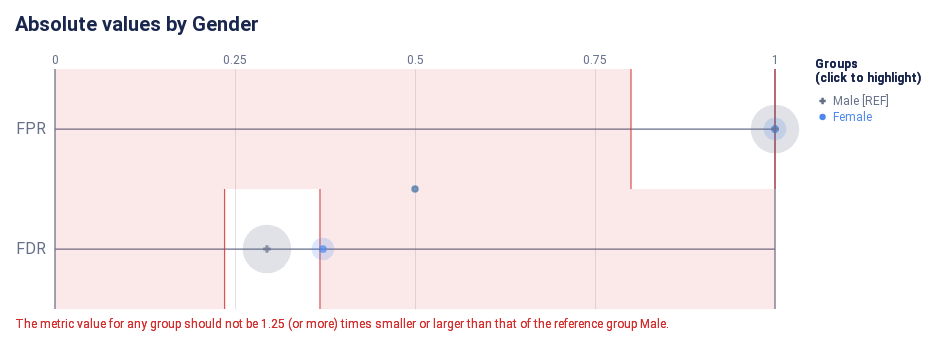

The notebook cell this image was saved under:
### Markdown cell above
#### Check how the fairness threshold maps to the absolute values of each metric

### Code cell
ap.absolute(bdf, metrics, 'Gender', fairness_threshold = disparity_tolerance)

### Figure 1 — Vega-Lite specification as saved in the notebook (floating-point values rounded to 4 significant figures)
{"config": {"view": {"continuousWidth": 300, "continuousHeight": 300, "strokeWidth": 0}, "axisLeft": {"labelColor": "rgb(102, 111, 137)", "labelFont": "Roboto, Arial, sans-serif", "labelFontSize": 16}, "title": {"anchor": "start", "color": "rgb(25, 39, 78)", "font": "Roboto, Arial, sans-serif", "fontSize": 20, "fontWeight": "bold"}}, "layer": [{"data": {"name": "data-22e37ecfbb523156dad3ffdb726c704c"}, "mark": {"type": "rule", "stroke": "rgb(102, 111, 137)", "strokeWidth": 1.25, "tooltip": null}, "encoding": {"x": {"field": "start", "scale": {"domain": [0, 1], "range": [40.0, 760.0]}, "type": "quantitative"}, "x2": {"field": "end"}, "y": {"axis": {"domain": false, "labelAngle": 0, "labelPadding": -30, "orient": "left", "ticks": false, "title": null}, "field": "y_position", "scale": {"domain": ["FPR", "FDR"], "range": [30.0, 270.0]}, "type": "nominal"}}}, {"data": {"name": "data-6cfe259518f6c7b358d8f836a73e6b7f"}, "mark": {"type": "rule", "stroke": "rgb(102, 111, 137)", "strokeWidth": 1.25, "tooltip": null}, "encoding": {"x": {"field": "x_position", "scale": {"domain": [0, 1], "range": [40.0, 760.0]}, "type": "quantitative"}, "y": {"value": 30.0}, "y2": {"value": 270.0}}}, {"data": {"name": "data-60ed1133fa688d151d36705a369482e0"}, "mark": {"type": "text", "align": "center", "color": "rgb(102, 111, 137)", "font": "Roboto, Arial, sans-serif", "fontSize": 12, "fontWeight": "normal", "tooltip": null}, "encoding": {"text": {"field": "value", "type": "nominal"}, "x": {"field": "value", "scale": {"domain": [0, 1], "range": [40.0, 760.0]}, "type": "quantitative"}, "y": {"value": 21.0}}}, {"layer": [{"mark": {"type": "rect", "opacity": 0.8, "stroke": "rgb(211, 47, 47)", "strokeWidth": 1.25, "tooltip": null}, "encoding": {"x": {"field": "lower_threshold_value", "scale": {"domain": [0, 1], "range": [40.0, 760.0]}, "type": "quantitative"}, "x2": {"field": "lower_threshold_value"}, "y": {"axis": {"domain": false, "grid": false, "labels": false, "ticks": false, "title": null}, "field": "metric", "scale": {"domain": ["FPR", "FDR"], "range": [30.0, 270.0]}, "type": "nominal"}}}, {"mark": {"type": "rect", "opacity": 0.8, "stroke": "rgb(211, 47, 47)", "strokeWidth": 1.25, "tooltip": null}, "encoding": {"x": {"field": "upper_threshold_value", "scale": {"domain": [0, 1], "range": [40.0, 760.0]}, "type": "quantitative"}, "x2": {"field": "upper_threshold_value"}, "y": {"axis": {"domain": false, "grid": false, "labels": false, "ticks": false, "title": null}, "field": "metric", "scale": {"domain": ["FPR", "FDR"], "range": [30.0, 270.0]}, "type": "nominal"}}}, {"layer": [{"mark": {"type": "rect", "fill": "rgb(211, 47, 47)", "opacity": 0.1, "tooltip": null}, "encoding": {"x": {"field": "lower_threshold_value", "scale": {"domain": [0, 1], "range": [40.0, 760.0]}, "type": "quantitative"}, "x2": {"field": "lower_end"}, "y": {"axis": {"domain": false, "grid": false, "labels": false, "ticks": false, "title": null}, "field": "metric", "scale": {"domain": ["FPR", "FDR"], "range": [30.0, 270.0]}, "type": "nominal"}}}, {"mark": {"type": "rect", "fill": "rgb(211, 47, 47)", "opacity": 0.1, "tooltip": null}, "encoding": {"x": {"field": "upper_threshold_value", "scale": {"domain": [0, 1], "range": [40.0, 760.0]}, "type": "quantitative"}, "x2": {"field": "upper_end"}, "y": {"axis": {"domain": false, "grid": false, "labels": false, "ticks": false, "title": null}, "field": "metric", "scale": {"domain": ["FPR", "FDR"], "range": [30.0, 270.0]}, "type": "nominal"}}}]}, {"layer": [{"mark": {"type": "text", "align": "left", "baseline": "top", "fill": "rgb(211, 47, 47)", "font": "Roboto, Arial, sans-serif", "fontSize": 12, "fontWeight": "normal", "tooltip": null}, "encoding": {"text": {"value": "The metric value for any group should not be 1.25 (or more) times smaller or larger than that of the reference group Male."}, "x": {"value": 0}, "y": {"value": 280.0}}}], "data": {"name": "data-79dd248bdaa0ea02c535240e8ad022c8"}}], "data": {"name": "data-73dd09c65bf417591f7d5414c313494c"}}, {"layer": [{"data": {"name": "empty"}, "mark": {"type": "circle"}}, {"data": {"name": "data-9936e04d36cad80f503d9700f611167b"}, "mark": {"type": "circle", "cursor": "pointer", "opacity": 0.2}, "encoding": {"color": {"condition": {"param": "param_7", "empty": true, "field": "attribute_value", "legend": null, "scale": {"domain": ["Male", "Female"], "range": ["rgb(102, 111, 137)", "rgb(76, 136, 238)", "rgb(254, 97, 0)", "rgb(220, 38, 127)", "rgb(255, 176, 0)", "rgb(150, 95, 230)"]}, "type": "nominal"}, "value": "rgb(225, 226, 231)"}, "size": {"field": "group_size", "legend": null, "scale": {"domain": [0, 472.8], "range": [0, 2827.0]}, "type": "quantitative"}, "tooltip": [{"field": "attribute_value", "title": "Group", "type": "nominal"}, {"field": "tooltip_group_size", "title": "Group Size", "type": "nominal"}, {"field": "tooltip_disparity_explanation_fpr", "title": "Disparity", "type": "nominal"}, {"field": "fpr", "format": ".2f", "title": "FPR", "type": "quantitative"}], "x": {"axis": {"domain": false, "gridColor": "rgb(225, 226, 231)", "labels": false, "ticks": false, "title": null, "values": [0.25, 0.5, 0.75]}, "field": "fpr", "scale": {"domain": [0, 1], "range": [40.0, 760.0]}, "type": "quantitative"}, "y": {"axis": {"domain": false, "grid": false, "labels": false, "ticks": false, "title": null}, "field": "metric_variable", "scale": {"domain": ["FPR", "FDR"], "range": [30.0, 270.0]}, "type": "nominal"}}, "name": "view_8", "transform": [{"calculate": "'FPR'", "as": "metric_variable"}]}, {"data": {"name": "data-9936e04d36cad80f503d9700f611167b"}, "mark": {"type": "circle", "cursor": "pointer", "opacity": 0.2}, "encoding": {"color": {"condition": {"param": "param_7", "empty": true, "field": "attribute_value", "legend": null, "scale": {"domain": ["Male", "Female"], "range": ["rgb(102, 111, 137)", "rgb(76, 136, 238)", "rgb(254, 97, 0)", "rgb(220, 38, 127)", "rgb(255, 176, 0)", "rgb(150, 95, 230)"]}, "type": "nominal"}, "value": "rgb(225, 226, 231)"}, "size": {"field": "group_size", "legend": null, "scale": {"domain": [0, 472.8], "range": [0, 2827.0]}, "type": "quantitative"}, "tooltip": [{"field": "attribute_value", "title": "Group", "type": "nominal"}, {"field": "tooltip_group_size", "title": "Group Size", "type": "nominal"}, {"field": "tooltip_disparity_explanation_fdr", "title": "Disparity", "type": "nominal"}, {"field": "fdr", "format": ".2f", "title": "FDR", "type": "quantitative"}], "x": {"axis": {"domain": false, "gridColor": "rgb(225, 226, 231)", "labels": false, "ticks": false, "title": null, "values": [0.25, 0.5, 0.75]}, "field": "fdr", "scale": {"domain": [0, 1], "range": [40.0, 760.0]}, "type": "quantitative"}, "y": {"axis": {"domain": false, "grid": false, "labels": false, "ticks": false, "title": null}, "field": "metric_variable", "scale": {"domain": ["FPR", "FDR"], "range": [30.0, 270.0]}, "type": "nominal"}}, "name": "view_10", "transform": [{"calculate": "'FDR'", "as": "metric_variable"}]}, {"layer": [{"data": {"name": "empty"}, "mark": {"type": "point"}}, {"data": {"name": "data-9936e04d36cad80f503d9700f611167b"}, "mark": {"type": "point", "cursor": "pointer", "filled": true, "size": 60}, "encoding": {"color": {"condition": {"param": "param_7", "empty": true, "field": "attribute_value", "legend": null, "scale": {"domain": ["Male", "Female"], "range": ["rgb(102, 111, 137)", "rgb(76, 136, 238)", "rgb(254, 97, 0)", "rgb(220, 38, 127)", "rgb(255, 176, 0)", "rgb(150, 95, 230)"]}, "type": "nominal"}, "value": "rgb(225, 226, 231)"}, "shape": {"field": "attribute_value", "legend": null, "scale": {"domain": ["Male", "Female"], "range": ["cross", "circle"]}, "type": "nominal"}, "tooltip": [{"field": "attribute_value", "title": "Group", "type": "nominal"}, {"field": "tooltip_group_size", "title": "Group Size", "type": "nominal"}, {"field": "tooltip_disparity_explanation_fpr", "title": "Disparity", "type": "nominal"}, {"field": "fpr", "format": ".2f", "title": "FPR", "type": "quantitative"}], "x": {"axis": {"domain": false, "gridColor": "rgb(225, 226, 231)", "labels": false, "ticks": false, "title": null, "values": [0.25, 0.5, 0.75]}, "field": "fpr", "scale": {"domain": [0, 1], "range": [40.0, 760.0]}, "type": "quantitative"}, "y": {"axis": {"domain": false, "grid": false, "labels": false, "ticks": false, "title": null}, "field": "metric_variable", "scale": {"domain": ["FPR", "FDR"], "range": [30.0, 270.0]}, "type": "nominal"}}, "name": "view_7", "transform": [{"calculate": "'FPR'", "as": "metric_variable"}]}, {"data": {"name": "data-9936e04d36cad80f503d9700f611167b"}, "mark": {"type": "point", "cursor": "pointer", "filled": true, "size": 60}, "encoding": {"color": {"condition": {"param": "param_7", "empty": true, "field": "attribute_value", "legend": null, "scale": {"domain": ["Male", "Female"], "range": ["rgb(102, 111, 137)", "rgb(76, 136, 238)", "rgb(254, 97, 0)", "rgb(220, 38, 127)", "rgb(255, 176, 0)", "rgb(150, 95, 230)"]}, "type": "nominal"}, "value": "rgb(225, 226, 231)"}, "shape": {"field": "attribute_value", "legend": null, "scale": {"domain": ["Male", "Female"], "range": ["cross", "circle"]}, "type": "nominal"}, "tooltip": [{"field": "attribute_value", "title": "Group", "type": "nominal"}, {"field": "tooltip_group_size", "title": "Group Size", "type": "nominal"}, {"field": "tooltip_disparity_explanation_fdr", "title": "Disparity", "type": "nominal"}, {"field": "fdr", "format": ".2f", "title": "FDR", "type": "quantitative"}], "x": {"axis": {"domain": false, "gridColor": "rgb(225, 226, 231)", "labels": false, "ticks": false, "title": null, "values": [0.25, 0.5, 0.75]}, "field": "fdr", "scale": {"domain": [0, 1], "range": [40.0, 760.0]}, "type": "quantitative"}, "y": {"axis": {"domain": false, "grid": false, "labels": false, "ticks": false, "title": null}, "field": "metric_variable", "scale": {"domain": ["FPR", "FDR"], "range": [30.0, 270.0]}, "type": "nominal"}}, "name": "view_9", "transform": [{"calculate": "'FDR'", "as": "metric_variable"}]}]}]}, {"layer": [{"mark": {"type": "point", "cursor": "pointer", "filled": true, "opacity": 1, "size": 40}, "encoding": {"color": {"condition": {"param": "param_7", "empty": true, "field": "attribute_value", "legend": null, "scale": {"domain": ["Male", "Female"], "range": ["rgb(102, 111, 137)", "rgb(76, 136, 238)", "rgb(254, 97, 0)", "rgb(220, 38, 127)", "rgb(255, 176, 0)", "rgb(150, 95, 230)"]}, "type": "nominal"}, "value": "rgb(225, 226, 231)"}, "shape": {"field": "attribute_value", "legend": null, "scale": {"domain": ["Male", "Female"], "range": ["cross", "circle"]}, "type": "nominal"}, "x": {"value": 807.6}, "y": {"axis": {"domain": false, "grid": false, "labels": false, "ticks": false, "title": null}, "field": "attribute_value", "scale": {"domain": ["Male", "Female"], "range": [54, 86]}, "type": "nominal"}}, "name": "view_11"}, {"mark": {"type": "text", "align": "left", "baseline": "middle", "cursor": "pointer", "font": "Roboto, Arial, sans-serif", "fontSize": 12, "fontWeight": "normal"}, "encoding": {"color": {"condition": {"param": "param_7", "empty": true, "field": "attribute_value", "legend": null, "scale": {"domain": ["Male", "Female"], "range": ["rgb(102, 111, 137)", "rgb(76, 136, 238)", "rgb(254, 97, 0)", "rgb(220, 38, 127)", "rgb(255, 176, 0)", "rgb(150, 95, 230)"]}, "type": "nominal"}, "value": "rgb(225, 226, 231)"}, "text": {"field": "label", "type": "nominal"}, "x": {"value": 818.1}, "y": {"axis": {"domain": false, "grid": false, "labels": false, "ticks": false, "title": null}, "field": "attribute_value", "scale": {"domain": ["Male", "Female"], "range": [54, 86]}, "type": "nominal"}}, "name": "view_12"}, {"data": {"name": "data-79dd248bdaa0ea02c535240e8ad022c8"}, "mark": {"type": "text", "align": "left", "baseline": "top", "color": "rgb(25, 39, 78)", "font": "Roboto, Arial, sans-serif", "fontSize": 12, "fontWeight": "bold"}, "encoding": {"text": {"value": "(click to highlight)"}, "x": {"value": 800}, "y": {"value": 34}}}, {"data": {"name": "data-79dd248bdaa0ea02c535240e8ad022c8"}, "mark": {"type": "text", "align": "left", "baseline": "top", "color": "rgb(25, 39, 78)", "font": "Roboto, Arial, sans-serif", "fontSize": 12, "fontWeight": "bold"}, "encoding": {"text": {"value": "Groups"}, "x": {"value": 800}, "y": {"value": 20}}}], "data": {"name": "data-d79b6fcf6fc2d8883b03661337595d04"}}], "height": 300, "padding": {"top": 15, "bottom": 5.0, "left": 15, "right": 15}, "params": [{"name": "param_9", "select": {"type": "point", "fields": ["attribute_value"]}, "views": ["view_8"]}, {"name": "param_11", "select": {"type": "point", "fields": ["attribute_value"]}, "views": ["view_10"]}, {"name": "param_8", "select": {"type": "point", "fields": ["attribute_value"]}, "views": ["view_7"]}, {"name": "param_10", "select": {"type": "point", "fields": ["attribute_value"]}, "views": ["view_9"]}, {"name": "param_7", "select": {"type": "point", "fields": ["attribute_value"]}, "views": ["view_11"]}, {"name": "param_12", "select": {"type": "point", "fields": ["attribute_value"]}, "views": ["view_12"]}], "resolve": {"scale": {"size": "independent", "y": "independent"}}, "title": "Absolute values by Gender", "usermeta": {"embedOptions": {"scaleFactor": 5, "downloadFileName": "absolute_chart"}}, "width": 800, "$schema": "https://vega.github.io/schema/vega-lite/v5.16.3.json", "datasets": {"data-22e37ecfbb523156dad3ffdb726c704c": [{"y_position": "FPR", "start": 0, "end": 1}, {"y_position": "FDR", "start": 0, "end": 1}], "data-6cfe259518f6c7b358d8f836a73e6b7f": [{"x_position": 0}, {"x_position": 1}], "data-60ed1133fa688d151d36705a369482e0": [{"value": 0.0}, {"value": 0.25}, {"value": 0.5}, {"value": 0.75}, {"value": 1.0}], "data-73dd09c65bf417591f7d5414c313494c": [{"lower_end": 0, "upper_end": 1, "lower_threshold_value": 0.8, "upper_threshold_value": 1.0, "metric": "FPR"}, {"lower_end": 0, "upper_end": 1, "lower_threshold_value": 0.2355, "upper_threshold_value": 0.368, "metric": "FDR"}], "data-79dd248bdaa0ea02c535240e8ad022c8": [{"a": 1, "b": 0}, {"a": 1, "b": 0}], "empty": [{}], "data-9936e04d36cad80f503d9700f611167b": [{"attribute_name": "Gender", "attribute_value": "Female", "group_size": 86, "total_entities": 480, "fpr": 1.0, "fdr": 0.3721, "fpr_disparity": 1.0, "fdr_disparity": 1.264, "fpr_disparity_scaled": 0.0, "fdr_disparity_scaled": 0.2638, "tooltip_group_size": "86 (17.92%)", "tooltip_disparity_explanation_fpr": "Same FPR as the reference group", "tooltip_disparity_explanation_fdr": "1.26 times larger FDR than the reference group"}, {"attribute_name": "Gender", "attribute_value": "Male", "group_size": 394, "total_entities": 480, "fpr": 1.0, "fdr": 0.2944, "fpr_disparity": 1.0, "fdr_disparity": 1.0, "fpr_disparity_scaled": 0.0, "fdr_disparity_scaled": 0.0, "tooltip_group_size": "394 (82.08%)", "tooltip_disparity_explanation_fpr": "Reference group", "tooltip_disparity_explanation_fdr": "Reference group"}], "data-d79b6fcf6fc2d8883b03661337595d04": [{"attribute_value": "Male", "label": "Male [REF]"}, {"attribute_value": "Female", "label": "Female"}]}}
